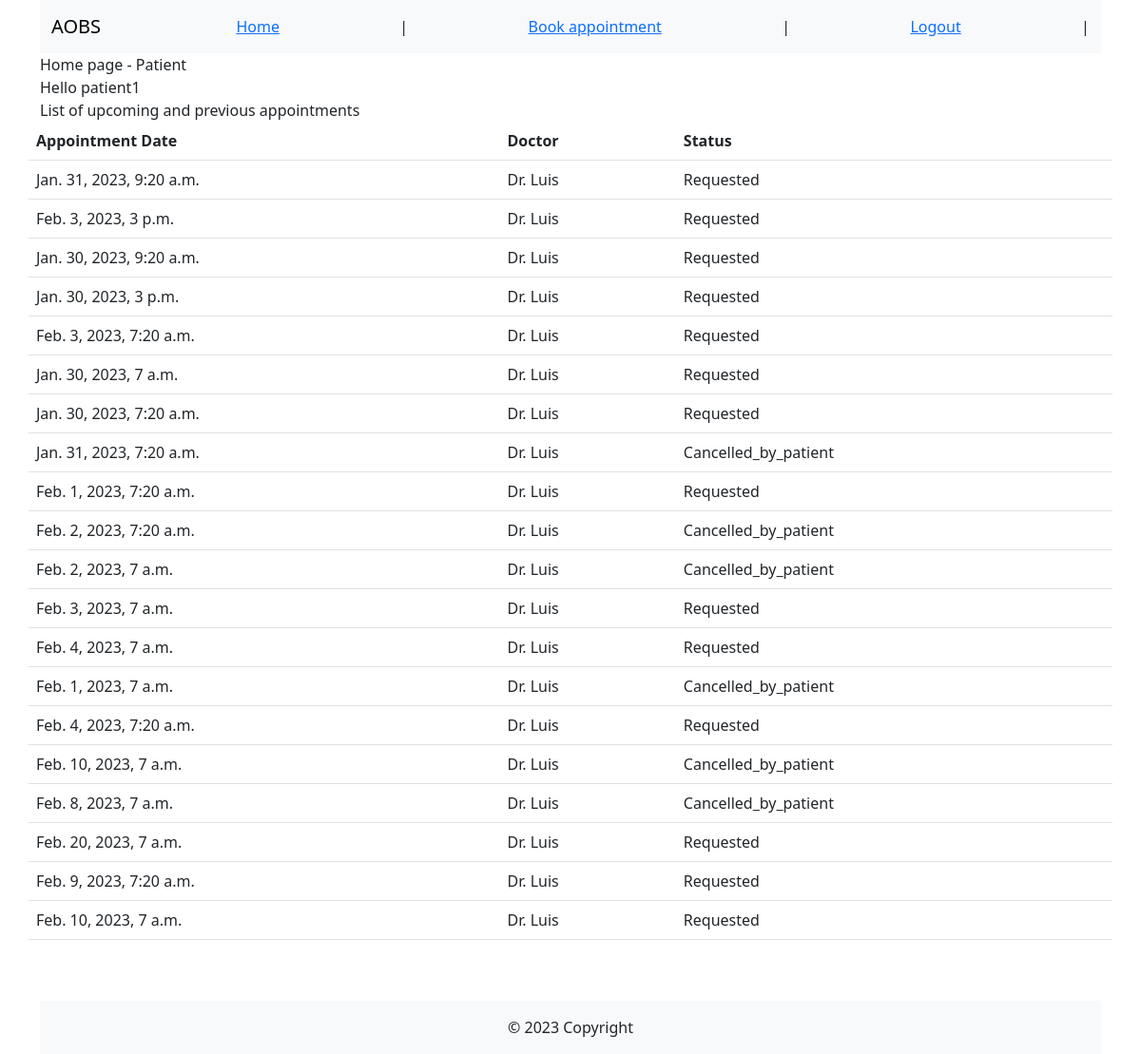
The app's page /user/home/ (signed in) with its own data.
### appointments_app/models.py (models this page shows, shortened)
class Appointment(models.Model):
    patient = models.ForeignKey(Patient, on_delete=models.CASCADE)
    doctor = models.ForeignKey(Doctor, on_delete=models.CASCADE)
    appointment_date = models.DateTimeField(blank=False)
    symptoms = models.CharField(max_length=256, blank=False)
    request_date = models.DateTimeField(default = timezone.now)#(default=timezone.now())#(blank=False, auto_now_add=True)
    appointment_status = models.ForeignKey(
        AppointmentStatus, on_delete=models.CASCADE, to_field='status', default='Requested')
    class Meta:
        constraints = [models.UniqueConstraint(
            fields=['doctor', 'appointment_date', 'appointment_status'],
            condition=Q(appointment_status='Requested') | Q(appointment_status='Confirmed'),
            name='unique_appointment')]

class AppointmentStatus(models.Model):
    status = models.CharField(max_length=256, blank=False, unique=True)
    def __str__(self):
        return f'{self.status}'

### users_app/models.py (models this page shows, shortened)
class Doctor(models.Model):
    user = models.OneToOneField(User, on_delete=models.CASCADE)
    type = models.ForeignKey(DoctorType, on_delete=models.PROTECT)
    licence_valid = models.BooleanField(blank=False)
    dob = models.DateField(blank=False)
    home_address = models.CharField(max_length=256, blank=False)
    home_phone = models.CharField(max_length=20, blank=False)

### users_app/views.py (the view)
# urls.py: path('home/', views.home_view, name='home_page'),
@login_required(login_url='users_app:login_page')
def home_view(request):
    if request.user.groups.filter(name='patients').exists():
        try:
            patient = Patient.objects.get(user=request.user)
        except Patient.DoesNotExist:
            return HttpResponseNotFound("Error: Patient_id not found.")
        appointments = Appointment.objects.filter(patient=patient)[:20]
        return render(request,
                      'home_patient.html',
                      context={'user': request.user,
                               'appointments': appointments})
    elif request.user.groups.filter(name='doctors').exists():
        return render(request, 'home_doctor.html', {'user': request.user})
    else:
        return HttpResponseNotFound('<h1>No group assigned to the user</h1>')

### users_app/templates/home_patient.html (shortened to what this page needs)
{% extends "./base.html" %}
{% block content %}
<div class="row">
<p2>Home page - Patient </p2>
</div>
{% if user.is_authenticated %}
<div class="row">
<p3> Hello {{ user.username }} </p3>
<p3> List of upcoming and previous appointments </p3>
</div>
<div class="row">
<table class="table">
    <thead>
        <tr>
            <th scope="col">Appointment Date</th>
            <th scope="col">Doctor</th>
            <th scope="col">Status</th>
        </tr>
    </thead>
    <tbody>
        {% for appointment in appointments %}
        <tr>
                <td>{{ appointment.appointment_date }}</th>
                <td>Dr. {{ appointment.doctor.user.last_name }}</td>
                <td>{{ appointment.appointment_status }}</td>
        </tr>
        {% endfor %}
    </tbody>
</table>
</div>
{% endif %}
{% endblock %}

### records on screen
Appointment: appointment_date "Jan. 31, 2023, 9:20 a.m.", doctor.user.last_name "Luis", appointment_status "Requested"
Appointment: appointment_date "Feb. 3, 2023, 3 p.m.", doctor.user.last_name "Luis", appointment_status "Requested"
Appointment: appointment_date "Jan. 30, 2023, 9:20 a.m.", doctor.user.last_name "Luis", appointment_status "Requested"
Appointment: appointment_date "Jan. 30, 2023, 3 p.m.", doctor.user.last_name "Luis", appointment_status "Requested"
Appointment: appointment_date "Feb. 3, 2023, 7:20 a.m.", doctor.user.last_name "Luis", appointment_status "Requested"
Appointment: appointment_date "Jan. 30, 2023, 7 a.m.", doctor.user.last_name "Luis", appointment_status "Requested"
Appointment: appointment_date "Jan. 30, 2023, 7:20 a.m.", doctor.user.last_name "Luis", appointment_status "Requested"
Appointment: appointment_date "Jan. 31, 2023, 7:20 a.m.", doctor.user.last_name "Luis", appointment_status "Cancelled_by_patient"
Appointment: appointment_date "Feb. 1, 2023, 7:20 a.m.", doctor.user.last_name "Luis", appointment_status "Requested"
Appointment: appointment_date "Feb. 2, 2023, 7:20 a.m.", doctor.user.last_name "Luis", appointment_status "Cancelled_by_patient"
Appointment: appointment_date "Feb. 2, 2023, 7 a.m.", doctor.user.last_name "Luis", appointment_status "Cancelled_by_patient"
Appointment: appointment_date "Feb. 3, 2023, 7 a.m.", doctor.user.last_name "Luis", appointment_status "Requested"
Appointment: appointment_date "Feb. 4, 2023, 7 a.m.", doctor.user.last_name "Luis", appointment_status "Requested"
Appointment: appointment_date "Feb. 1, 2023, 7 a.m.", doctor.user.last_name "Luis", appointment_status "Cancelled_by_patient"
Appointment: appointment_date "Feb. 4, 2023, 7:20 a.m.", doctor.user.last_name "Luis", appointment_status "Requested"
Appointment: appointment_date "Feb. 10, 2023, 7 a.m.", doctor.user.last_name "Luis", appointment_status "Cancelled_by_patient"
Appointment: appointment_date "Feb. 8, 2023, 7 a.m.", doctor.user.last_name "Luis", appointment_status "Cancelled_by_patient"
Appointment: appointment_date "Feb. 20, 2023, 7 a.m.", doctor.user.last_name "Luis", appointment_status "Requested"
Appointment: appointment_date "Feb. 9, 2023, 7:20 a.m.", doctor.user.last_name "Luis", appointment_status "Requested"
Appointment: appointment_date "Feb. 10, 2023, 7 a.m.", doctor.user.last_name "Luis", appointment_status "Requested"

### other values on screen
{{ user.username }} "patient1"
